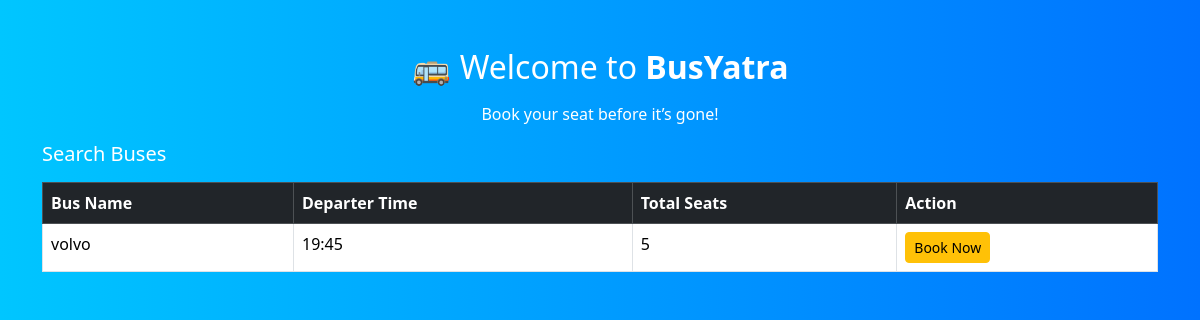
The app's page /viewbus/1 with its own data.
### myapp/models.py (models this page shows, shortened)
class managebustbl(models.Model):
    id = models.AutoField(primary_key=True)
    busname=models.CharField(max_length=100)
    routeid=models.CharField(max_length=100)
    dtime=models.CharField(max_length=100)
    totalseat=models.CharField(max_length=100)

### myapp/views.py (the view)
# urls.py: path('viewbus/<int:id>',views.viewbus,),
def viewbus(request,id):
    data=managebustbl.objects.filter(routeid=id)
    return render(request,"User/viewbus.html",{'show':data})

### templates/User/viewbus.html (shortened to what this page needs)
<!DOCTYPE html>
<html lang="en">
<head>
  <link href="https://cdn.jsdelivr.net/npm/bootstrap@5.3.2/dist/css/bootstrap.min.css" rel="stylesheet">
</head>
<body>
  <div class="container py-5">
    <h2 class="text-center mb-3">🚌 Welcome to <strong>BusYatra</strong></h2>
    <p class="text-center tagline">Book your seat before it’s gone!</p>
    <div class="row justify-content-center">
        <div class="table-box">
      <h5>Search Buses</h5>
      <table class="table table-bordered table-hover mt-3">
        <thead class="table-dark">
          <tr>
            <th>Bus Name</th>
            <th>Departer Time</th>
            <th>Total Seats</th>
            <th>Action</th>
          </tr>
        </thead>
        <tbody>
          {% for x in show %}
          <tr>
            <td>{{ x.busname }}</td>
            <td>{{ x.dtime }}</td>
            <td>{{ x.totalseat }}</td>
            <td> <a href="../booknow/{{x.id}}" class="btn btn-sm btn-warning">Book Now</a></td>
          </tr>
         {% endfor %}
        </tbody>
      </table>
    </div>
    </div>
  </div>
</body>
</html>

### templates/User/viewbus.html (style rules this page uses)
body { background: linear-gradient(to right, #00c6ff, #0072ff); color: white; font-family: 'Segoe UI', sans-serif; }
.tagline { animation: blink 1s infinite; }

### records on screen
managebustbl: busname "volvo", dtime "19:45", totalseat "5"
